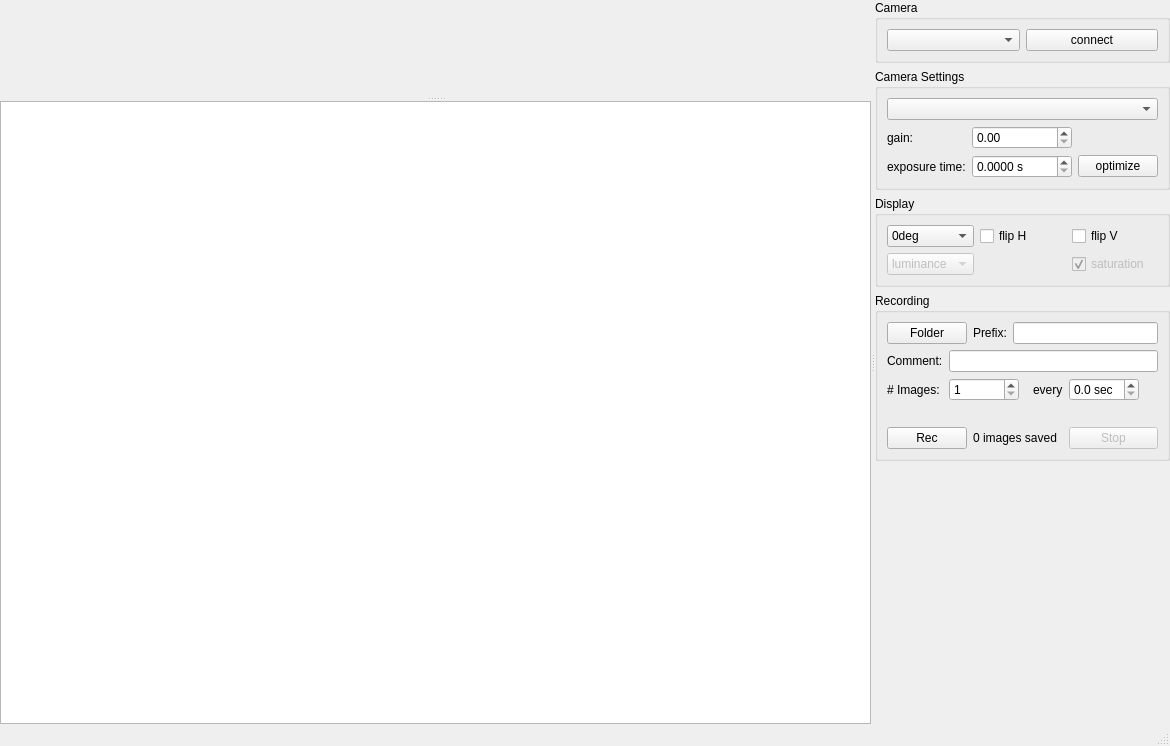
<?xml version="1.0" encoding="UTF-8"?>
<ui version="4.0">
 <class>MainWindow</class>
 <widget class="QMainWindow" name="MainWindow">
  <property name="geometry">
   <rect>
    <x>0</x>
    <y>0</y>
    <width>1170</width>
    <height>746</height>
   </rect>
  </property>
  <property name="windowTitle">
   <string>MainWindow</string>
  </property>
  <widget class="QWidget" name="centralwidget">
   <layout class="QVBoxLayout" name="verticalLayout_2">
    <property name="leftMargin">
     <number>0</number>
    </property>
    <property name="topMargin">
     <number>0</number>
    </property>
    <property name="rightMargin">
     <number>0</number>
    </property>
    <property name="bottomMargin">
     <number>0</number>
    </property>
    <item>
     <widget class="QWidget" name="widget_2" native="true">
      <property name="sizePolicy">
       <sizepolicy hsizetype="Preferred" vsizetype="MinimumExpanding">
        <horstretch>0</horstretch>
        <verstretch>5</verstretch>
       </sizepolicy>
      </property>
      <layout class="QVBoxLayout" name="verticalLayout_4">
       <property name="leftMargin">
        <number>0</number>
       </property>
       <property name="topMargin">
        <number>0</number>
       </property>
       <property name="rightMargin">
        <number>0</number>
       </property>
       <property name="bottomMargin">
        <number>0</number>
       </property>
       <item>
        <widget class="QSplitter" name="splitter">
         <property name="orientation">
          <enum>Qt::Horizontal</enum>
         </property>
         <widget class="QWidget" name="widget_3" native="true">
          <property name="sizePolicy">
           <sizepolicy hsizetype="Preferred" vsizetype="Preferred">
            <horstretch>100</horstretch>
            <verstretch>0</verstretch>
           </sizepolicy>
          </property>
          <layout class="QVBoxLayout" name="verticalLayout_3">
           <item>
            <widget class="QSplitter" name="splitter_2">
             <property name="orientation">
              <enum>Qt::Vertical</enum>
             </property>
             <widget class="ImageView" name="ImageView_Preview" native="true"/>
             <widget class="QPlainTextEdit" name="plainTextEdit_Log">
              <property name="sizePolicy">
               <sizepolicy hsizetype="Expanding" vsizetype="Fixed">
                <horstretch>0</horstretch>
                <verstretch>0</verstretch>
               </sizepolicy>
              </property>
             </widget>
            </widget>
           </item>
          </layout>
         </widget>
         <widget class="QWidget" name="widget" native="true">
          <property name="sizePolicy">
           <sizepolicy hsizetype="Preferred" vsizetype="Preferred">
            <horstretch>0</horstretch>
            <verstretch>0</verstretch>
           </sizepolicy>
          </property>
          <layout class="QVBoxLayout" name="verticalLayout_5">
           <property name="topMargin">
            <number>0</number>
           </property>
           <property name="bottomMargin">
            <number>0</number>
           </property>
           <item>
            <widget class="QScrollArea" name="scrollArea">
             <property name="frameShape">
              <enum>QFrame::NoFrame</enum>
             </property>
             <property name="horizontalScrollBarPolicy">
              <enum>Qt::ScrollBarAsNeeded</enum>
             </property>
             <property name="widgetResizable">
              <bool>true</bool>
             </property>
             <widget class="QWidget" name="scrollAreaWidgetContents_3">
              <property name="geometry">
               <rect>
                <x>0</x>
                <y>0</y>
                <width>354</width>
                <height>678</height>
               </rect>
              </property>
              <layout class="QVBoxLayout" name="verticalLayout_6">
               <property name="leftMargin">
                <number>0</number>
               </property>
               <property name="topMargin">
                <number>0</number>
               </property>
               <property name="rightMargin">
                <number>0</number>
               </property>
               <property name="bottomMargin">
                <number>0</number>
               </property>
               <item>
                <widget class="QGroupBox" name="groupBox_3">
                 <property name="title">
                  <string>Camera</string>
                 </property>
                 <layout class="QHBoxLayout" name="horizontalLayout">
                  <item>
                   <widget class="QComboBox" name="comboBox_Camera"/>
                  </item>
                  <item>
                   <widget class="QPushButton" name="pushButton_ConnectDisconnect">
                    <property name="sizePolicy">
                     <sizepolicy hsizetype="Minimum" vsizetype="Fixed">
                      <horstretch>0</horstretch>
                      <verstretch>0</verstretch>
                     </sizepolicy>
                    </property>
                    <property name="text">
                     <string>connect</string>
                    </property>
                   </widget>
                  </item>
                 </layout>
                </widget>
               </item>
               <item>
                <widget class="QGroupBox" name="groupBox_CameraSettings">
                 <property name="title">
                  <string>Camera Settings</string>
                 </property>
                 <layout class="QGridLayout" name="gridLayout_2">
                  <item row="1" column="0">
                   <widget class="QLabel" name="label_5">
                    <property name="text">
                     <string>gain:</string>
                    </property>
                   </widget>
                  </item>
                  <item row="1" column="1">
                   <widget class="QDoubleSpinBox" name="doubleSpinBox_Gain"/>
                  </item>
                  <item row="2" column="0">
                   <widget class="QLabel" name="label_6">
                    <property name="text">
                     <string>exposure time:</string>
                    </property>
                   </widget>
                  </item>
                  <item row="2" column="1">
                   <widget class="QDoubleSpinBox" name="doubleSpinBox_ExposureTime">
                    <property name="suffix">
                     <string> s</string>
                    </property>
                    <property name="decimals">
                     <number>4</number>
                    </property>
                    <property name="maximum">
                     <double>10000.000000000000000</double>
                    </property>
                    <property name="singleStep">
                     <double>0.010000000000000</double>
                    </property>
                    <property name="stepType">
                     <enum>QAbstractSpinBox::AdaptiveDecimalStepType</enum>
                    </property>
                   </widget>
                  </item>
                  <item row="2" column="2">
                   <widget class="QPushButton" name="pushButton_OptimizeExposure">
                    <property name="text">
                     <string>optimize</string>
                    </property>
                   </widget>
                  </item>
                  <item row="0" column="0" colspan="3">
                   <widget class="QComboBox" name="comboBox_RawMode"/>
                  </item>
                 </layout>
                </widget>
               </item>
               <item>
                <widget class="QGroupBox" name="groupBox_4">
                 <property name="title">
                  <string>Display</string>
                 </property>
                 <layout class="QGridLayout" name="gridLayout_3">
                  <item row="0" column="1">
                   <widget class="QCheckBox" name="checkBox_PreviewFlipH">
                    <property name="text">
                     <string>flip H</string>
                    </property>
                   </widget>
                  </item>
                  <item row="0" column="2">
                   <widget class="QCheckBox" name="checkBox_PreviewFlipV">
                    <property name="text">
                     <string>flip V</string>
                    </property>
                   </widget>
                  </item>
                  <item row="0" column="0">
                   <widget class="QComboBox" name="comboBox_PreviewRot">
                    <item>
                     <property name="text">
                      <string>0deg</string>
                     </property>
                    </item>
                    <item>
                     <property name="text">
                      <string>90deg</string>
                     </property>
                    </item>
                    <item>
                     <property name="text">
                      <string>180deg</string>
                     </property>
                    </item>
                    <item>
                     <property name="text">
                      <string>270deg</string>
                     </property>
                    </item>
                   </widget>
                  </item>
                  <item row="1" column="2">
                   <widget class="QCheckBox" name="checkBox_Saturation">
                    <property name="enabled">
                     <bool>false</bool>
                    </property>
                    <property name="text">
                     <string>saturation</string>
                    </property>
                    <property name="checked">
                     <bool>true</bool>
                    </property>
                   </widget>
                  </item>
                  <item row="1" column="0">
                   <widget class="QComboBox" name="comboBox_RawPreviewMode">
                    <property name="enabled">
                     <bool>false</bool>
                    </property>
                    <item>
                     <property name="text">
                      <string>luminance</string>
                     </property>
                    </item>
                    <item>
                     <property name="text">
                      <string>red</string>
                     </property>
                    </item>
                    <item>
                     <property name="text">
                      <string>green 1</string>
                     </property>
                    </item>
                    <item>
                     <property name="text">
                      <string>green 2</string>
                     </property>
                    </item>
                    <item>
                     <property name="text">
                      <string>blue</string>
                     </property>
                    </item>
                   </widget>
                  </item>
                 </layout>
                </widget>
               </item>
               <item>
                <widget class="QGroupBox" name="groupBox">
                 <property name="title">
                  <string>Recording</string>
                 </property>
                 <layout class="QGridLayout" name="gridLayout">
                  <item row="0" column="0" colspan="2">
                   <widget class="QPushButton" name="pushButton_Folder">
                    <property name="text">
                     <string>Folder</string>
                    </property>
                   </widget>
                  </item>
                  <item row="2" column="1" colspan="3">
                   <widget class="QSpinBox" name="spinBox_nImagesToRecord">
                    <property name="maximumSize">
                     <size>
                      <width>70</width>
                      <height>16777215</height>
                     </size>
                    </property>
                    <property name="minimum">
                     <number>1</number>
                    </property>
                    <property name="maximum">
                     <number>999999</number>
                    </property>
                   </widget>
                  </item>
                  <item row="1" column="1" colspan="6">
                   <widget class="QLineEdit" name="lineEdit_ImageComment"/>
                  </item>
                  <item row="2" column="0">
                   <widget class="QLabel" name="label_4">
                    <property name="text">
                     <string># Images:</string>
                    </property>
                   </widget>
                  </item>
                  <item row="1" column="0">
                   <widget class="QLabel" name="label_2">
                    <property name="text">
                     <string>Comment:</string>
                    </property>
                   </widget>
                  </item>
                  <item row="2" column="5">
                   <widget class="QDoubleSpinBox" name="doubleSpinBox_TimeLapse">
                    <property name="sizePolicy">
                     <sizepolicy hsizetype="MinimumExpanding" vsizetype="Fixed">
                      <horstretch>0</horstretch>
                      <verstretch>0</verstretch>
                     </sizepolicy>
                    </property>
                    <property name="maximumSize">
                     <size>
                      <width>70</width>
                      <height>16777215</height>
                     </size>
                    </property>
                    <property name="prefix">
                     <string/>
                    </property>
                    <property name="suffix">
                     <string> sec</string>
                    </property>
                    <property name="decimals">
                     <number>1</number>
                    </property>
                    <property name="maximum">
                     <double>1000000.000000000000000</double>
                    </property>
                   </widget>
                  </item>
                  <item row="2" column="4">
                   <widget class="QLabel" name="label">
                    <property name="text">
                     <string>every</string>
                    </property>
                   </widget>
                  </item>
                  <item row="4" column="0" colspan="2">
                   <widget class="QPushButton" name="pushButton_StartRec">
                    <property name="text">
                     <string>Rec</string>
                    </property>
                   </widget>
                  </item>
                  <item row="3" column="0" colspan="7">
                   <widget class="QLabel" name="label_RecordingInfos">
                    <property name="text">
                     <string/>
                    </property>
                   </widget>
                  </item>
                  <item row="0" column="2">
                   <widget class="QLabel" name="label_3">
                    <property name="text">
                     <string>Prefix:</string>
                    </property>
                   </widget>
                  </item>
                  <item row="0" column="3" colspan="4">
                   <widget class="QLineEdit" name="lineEdit_FileNamePrefix"/>
                  </item>
                  <item row="4" column="5" colspan="2">
                   <widget class="QPushButton" name="pushButton_StopRec">
                    <property name="enabled">
                     <bool>false</bool>
                    </property>
                    <property name="text">
                     <string>Stop</string>
                    </property>
                   </widget>
                  </item>
                  <item row="4" column="2" colspan="3">
                   <widget class="QLabel" name="label_RecordedImageCounter">
                    <property name="text">
                     <string>0 images saved</string>
                    </property>
                   </widget>
                  </item>
                 </layout>
                </widget>
               </item>
               <item>
                <spacer name="verticalSpacer">
                 <property name="orientation">
                  <enum>Qt::Vertical</enum>
                 </property>
                 <property name="sizeHint" stdset="0">
                  <size>
                   <width>20</width>
                   <height>40</height>
                  </size>
                 </property>
                </spacer>
               </item>
              </layout>
             </widget>
            </widget>
           </item>
          </layout>
         </widget>
        </widget>
       </item>
      </layout>
     </widget>
    </item>
   </layout>
  </widget>
  <widget class="QMenuBar" name="menubar">
   <property name="geometry">
    <rect>
     <x>0</x>
     <y>0</y>
     <width>1170</width>
     <height>28</height>
    </rect>
   </property>
  </widget>
  <widget class="QStatusBar" name="statusbar"/>
  <action name="action_DarkNoiseMeasurement">
   <property name="text">
    <string>Dark Noise Measurement</string>
   </property>
  </action>
 </widget>
 <customwidgets>
  <customwidget>
   <class>ImageView</class>
   <extends>QWidget</extends>
   <header>pyqtgraph</header>
   <container>1</container>
  </customwidget>
 </customwidgets>
 <resources/>
 <connections/>
</ui>
